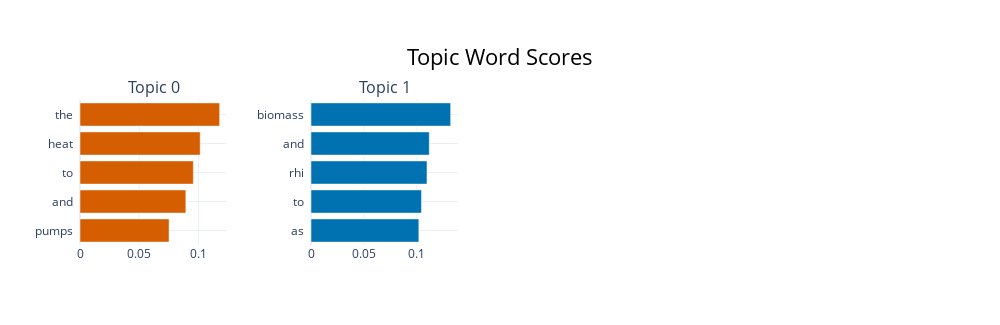

Here is the notebook cell this chart was saved with:
### Code cell
topic_model.visualize_barchart(top_n_topics=len(set(topic_model.topics_)))

### Figure 1 — Plotly figure (JSON) as saved in the notebook; plotly's stock layout.template omitted (floating-point values rounded to 4 significant figures)
{"data": [{"marker": {"color": "#D55E00"}, "orientation": "h", "type": "bar", "x": [0.07515, 0.08932, 0.09564, 0.1014, 0.1178], "xaxis": "x", "y": ["pumps  ", "and  ", "to  ", "heat  ", "the  "], "yaxis": "y"}, {"marker": {"color": "#0072B2"}, "orientation": "h", "type": "bar", "x": [0.1018, 0.1042, 0.1094, 0.1116, 0.1318], "xaxis": "x2", "y": ["as  ", "to  ", "rhi  ", "and  ", "biomass  "], "yaxis": "y2"}], "layout": {"annotations": [{"font": {"size": 16}, "showarrow": false, "text": "Topic 0", "x": 0.0875, "xanchor": "center", "xref": "paper", "y": 1, "yanchor": "bottom", "yref": "paper"}, {"font": {"size": 16}, "showarrow": false, "text": "Topic 1", "x": 0.3625, "xanchor": "center", "xref": "paper", "y": 1, "yanchor": "bottom", "yref": "paper"}], "height": 325, "hoverlabel": {"bgcolor": "white", "font": {"family": "Rockwell", "size": 16}}, "showlegend": false, "title": {"font": {"color": "Black", "size": 22}, "text": "Topic Word Scores", "x": 0.5, "xanchor": "center", "yanchor": "top"}, "width": 1000, "xaxis": {"anchor": "y", "domain": [0, 0.175], "showgrid": true}, "xaxis2": {"anchor": "y2", "domain": [0.275, 0.45], "showgrid": true}, "xaxis3": {"anchor": "y3", "domain": [0.55, 0.725], "showgrid": true}, "xaxis4": {"anchor": "y4", "domain": [0.825, 1], "showgrid": true}, "yaxis": {"anchor": "x", "domain": [0, 1], "showgrid": true}, "yaxis2": {"anchor": "x2", "domain": [0, 1], "showgrid": true}, "yaxis3": {"anchor": "x3", "domain": [0, 1], "showgrid": true}, "yaxis4": {"anchor": "x4", "domain": [0, 1], "showgrid": true}}}
